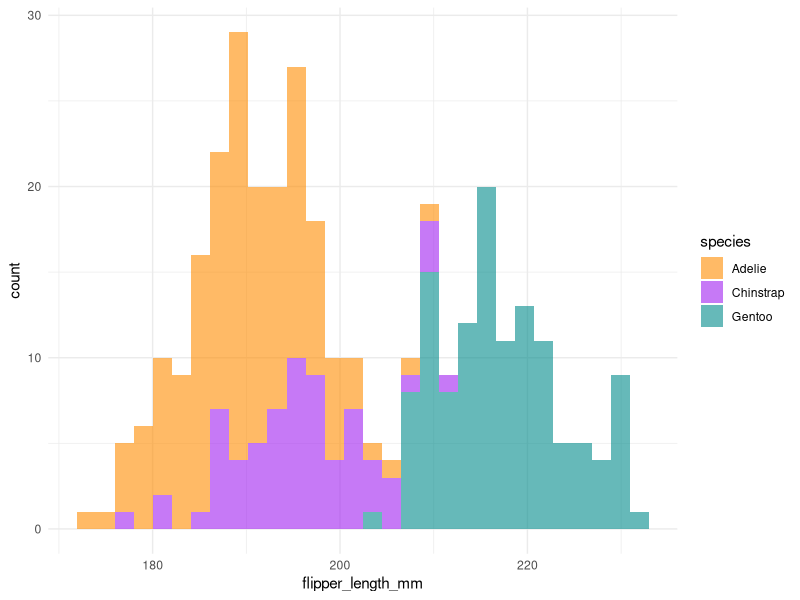
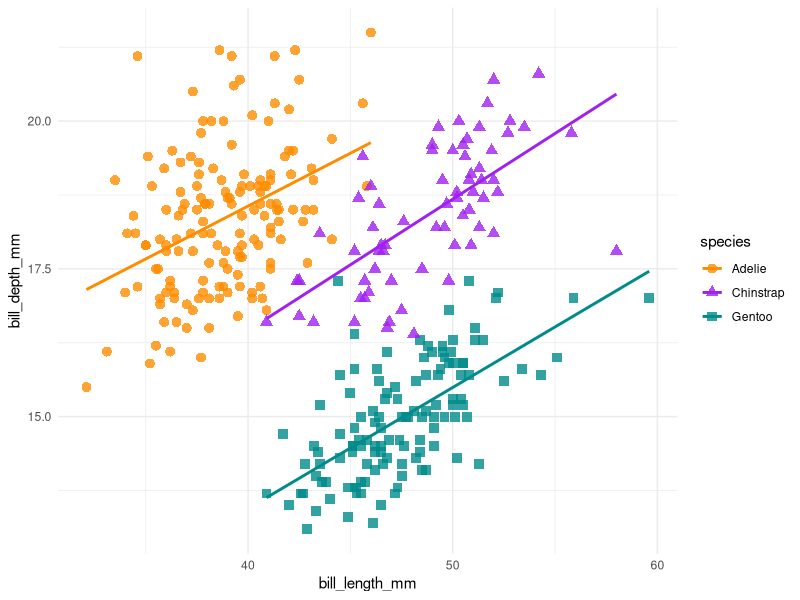

These figures' R source, in order:
## ---- chunk 1
knitr::opts_chunk$set(echo = TRUE, # code is included in output
                      warning = FALSE, # don't show warnings
                      message = FALSE # don't show messages
                      )
library(tidyverse)
library(palmerpenguins)
## ---- chunk 2
# mean penguin species
adelie_mean <- penguins %>% filter(species == "Adelie") %>% pull(flipper_length_mm) %>% mean(na.rm = TRUE) 
chinstrap_mean <- penguins %>% filter(species == "Chinstrap") %>% pull(flipper_length_mm) %>% mean(na.rm = TRUE) 
gentoo_mean <- penguins %>% filter(species == "Gentoo") %>% pull(flipper_length_mm) %>% mean(na.rm = TRUE) 
## ---- chunk 3
ggplot(penguins, aes(x = flipper_length_mm, fill = species)) +
  geom_histogram(alpha = 0.6) +
   scale_fill_manual(values = c("darkorange", "purple", "cyan4")) +
  theme_minimal()
## ---- chunk 4
ggplot(
  data = penguins,
  aes(
    x = bill_length_mm,
    y = bill_depth_mm,
    color = species,
    shape = species
  )
) +
  geom_point(size = 3, alpha = 0.8) +
  geom_smooth(method = "lm", se = FALSE) +
  scale_color_manual(values = c("darkorange", "purple", "cyan4")) +
  theme_minimal()
## ---- chunk 5
penguins %>% 
  filter(!(is.na(sex))) %>% 
  group_by(species, sex) %>% 
  summarize(
    bill_length = mean(bill_length_mm, na.rm = TRUE),
    bill_depth = mean(bill_depth_mm, na.rm = TRUE),
    flipper_length = mean(flipper_length_mm, na.rm = TRUE),
    body_mass = mean(body_mass_g, na.rm = TRUE)
  )
